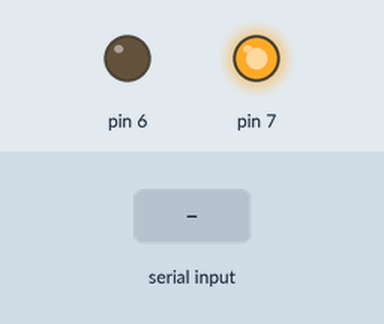
Bench run of a sketch on a simulated Arduino Uno, built with avr-gcc and run on an emulated ATmega328P. Shown: output pins drawn as LEDs (lit = HIGH). Inputs (shaded band) come from the test bench. No radio packets arrive unless stated; what the sketch prints to the serial monitor is not drawn.

Above: at 1.2 s.
1.3 s: "1" received over Serial
Timing chart, 0 to 4.3 s (numbered marks = the images above; inputs shaded):
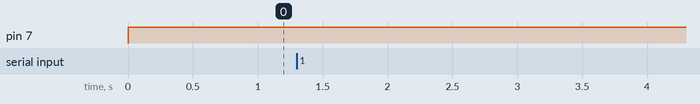

The sketch:

TransmitterArduinoCode.ino
```cpp
//Arduino, Transmitter code, Yay!
// by Sky Johnson

#include <VirtualWire.h>
void setup() {
 pinMode(6, OUTPUT);
 pinMode(7, OUTPUT);
 Serial.begin(9600);
 Serial.println("This is the Transmitter");
 vw_setup(2000);
}
char charer[1];
void loop() {

  if(Serial.available()){
    char k[1];
     k[0] = Serial.read();
    Serial.println(k[0]);
    send(k);
    digitalWrite(6, HIGH);
    digitalWrite(7, LOW);
  }else{
    digitalWrite(7, HIGH);
    digitalWrite(6, LOW);
  }
}
void send (char *message){
  //Serial.println(*message);
  vw_send((uint8_t *)message, strlen(message));
  vw_wait_tx(); // Wait until the whole message is gone
}
```
